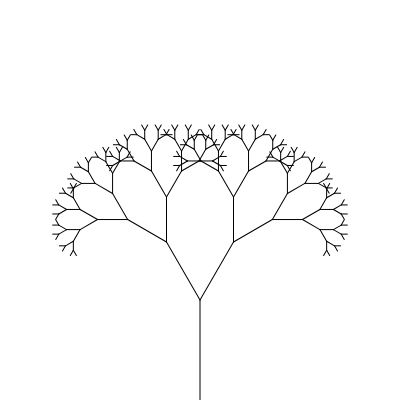
Frame 1 (no input)
Frame 60 (no input): identical to frame 1, image omitted
Frame 120 (the mouse pressed at the canvas centre since frame 60): identical to frame 1, image omitted

The p5.js sketch that drew this single still picture (run headless with seeded random() and noise() and a simulated clock; from frame 60 on, the mouse is pressed at the canvas centre):

// p5.js sketch
// ── sketch.js
var angle;

function setup() {
  createCanvas(400, 400);
	randomSeed(1);
	angle = PI / 6;
}

function draw() {
  background(255);
  translate(200, height);
  branch(100);
}

function branch(len) {
	line(0, 0, 0, -len);
  translate(0, -len);
  if (len > 8) {
    push();
    rotate(angle);
    branch(len * 0.67);
    pop();
    push();
    rotate(-angle);
    branch(len * 0.67);
    pop();
  }
}
